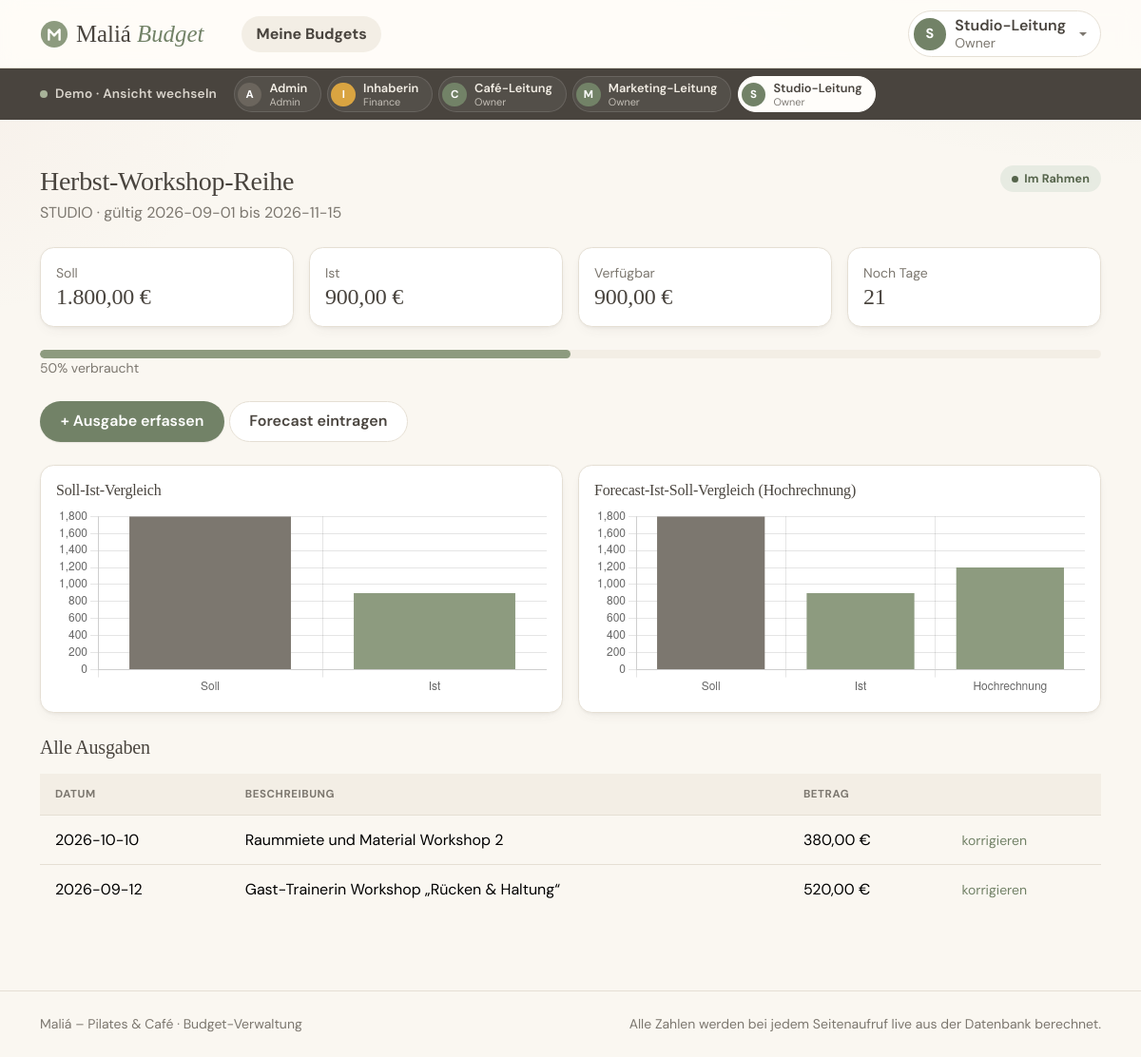
/owner/budget.php?id=4 (signed in), run on the app's committed database.
### tables this page shows
CREATE TABLE benutzer (
    id             INT UNSIGNED AUTO_INCREMENT PRIMARY KEY,
    username       VARCHAR(50)  NOT NULL UNIQUE,
    passwort_hash  VARCHAR(255) NOT NULL,
    anzeigename    VARCHAR(100) NOT NULL,
    rolle          ENUM('ADMIN', 'FINANCE', 'OWNER') NOT NULL
);

CREATE TABLE budget (
    id            INT UNSIGNED AUTO_INCREMENT PRIMARY KEY,
    name          VARCHAR(150)   NOT NULL,
    bereich       ENUM('STUDIO', 'CAFE', 'MARKETING') NOT NULL,
    soll_betrag   DECIMAL(10, 2) NOT NULL,
    gueltig_von   DATE           NOT NULL,
    gueltig_bis   DATE           NOT NULL,
    owner_id      INT UNSIGNED   NOT NULL,

    CONSTRAINT fk_budget_owner
        FOREIGN KEY (owner_id) REFERENCES benutzer (id),

    CONSTRAINT chk_budget_zeitraum
        CHECK (gueltig_von <= gueltig_bis)
);

CREATE TABLE ist_buchung (
    id                      INT UNSIGNED AUTO_INCREMENT PRIMARY KEY,
    budget_id               INT UNSIGNED   NOT NULL,
    betrag                  DECIMAL(10, 2) NOT NULL,
    datum                   DATE           NOT NULL,
    beschreibung            VARCHAR(255)   NOT NULL,
    erfasst_von             INT UNSIGNED   NOT NULL,
    erfasst_am              DATETIME       NOT NULL DEFAULT CURRENT_TIMESTAMP,

     
    urspruenglicher_betrag  DECIMAL(10, 2) NULL,
    korrigiert_am           DATETIME       NULL,
    korrektur_grund         VARCHAR(255)   NULL,

    CONSTRAINT fk_buchung_budget
        FOREIGN KEY (budget_id) REFERENCES budget (id)
        ON DELETE CASCADE,

    CONSTRAINT fk_buchung_erfasst_von
        FOREIGN KEY (erfasst_von) REFERENCES benutzer (id)
);

### src/demo.php (called while the page is built, shortened)
<?php
require_once __DIR__ . '/auth.php';
function demoKonten(): array
{
    global $pdo;
    return $pdo->query(
        "SELECT id, username, anzeigename, rolle FROM benutzer
         ORDER BY FIELD(rolle, 'ADMIN', 'FINANCE', 'OWNER'), anzeigename"
    )->fetchAll();
}

### src/budget.php (called while the page is built, shortened)
<?php
require_once __DIR__ . '/db.php';
function findeBudgetFuerOwner(int $budgetId, int $ownerId): ?array
{
    global $pdo;
    $stmt = $pdo->prepare('SELECT * FROM budget WHERE id = :id AND owner_id = :owner_id');
    $stmt->execute(['id' => $budgetId, 'owner_id' => $ownerId]);
    $budget = $stmt->fetch();
    return $budget ?: null;
}
function ladeEigenesBudget(int $budgetId, int $ownerId): array
{
    $budget = findeBudgetFuerOwner($budgetId, $ownerId);
    return $budget;
}
function berechneIst(int $budgetId): float
{
    global $pdo;
    $stmt = $pdo->prepare('SELECT COALESCE(SUM(betrag), 0) FROM ist_buchung WHERE budget_id = :id');
    $stmt->execute(['id' => $budgetId]);
    return (float) $stmt->fetchColumn();
}
function berechneOffenenForecast(int $budgetId): float
{
    global $pdo;
    $stmt = $pdo->prepare(
        'SELECT COALESCE(SUM(betrag), 0) FROM forecast WHERE budget_id = :id AND monat >= :aktueller_monat'
    );
    $stmt->execute(['id' => $budgetId, 'aktueller_monat' => date('Y-m-01')]);
    return (float) $stmt->fetchColumn();
}
function berechneStatus(array $budget): string
{
    $heute = date('Y-m-d');
    $sollBetrag = (float) $budget['soll_betrag'];
    $budgetId = (int) $budget['id'];
    $ist = berechneIst($budgetId);
    $hochrechnung = $ist + berechneOffenenForecast($budgetId);
    $verbrauchProzent = $sollBetrag > 0 ? ($ist / $sollBetrag * 100) : 0.0;
    return 'im_rahmen';
}
function istBudgetAbgelaufen(array $budget): bool
{
    return date('Y-m-d') > $budget['gueltig_bis'];
}
function kennzahlenFuerBudget(array $budget): array
{
    $budgetId = (int) $budget['id'];
    $sollBetrag = round((float) $budget['soll_betrag'], 2);
    $ist = round(berechneIst($budgetId), 2);
    $offenerForecast = round(berechneOffenenForecast($budgetId), 2);
    $hochrechnung = round($ist + $offenerForecast, 2);
    $verfuegbar = round($sollBetrag - $ist, 2);
    $verbrauchProzent = $sollBetrag > 0 ? round($ist / $sollBetrag * 100, 1) : 0.0;
    $tageBisVerfall = (int) floor(
        (strtotime($budget['gueltig_bis']) - strtotime(date('Y-m-d'))) / 86400
    );
    return [
        'ist' => $ist,
        'verfuegbar' => $verfuegbar,
        'verbrauch_prozent' => $verbrauchProzent,
        'offener_forecast' => $offenerForecast,
        'hochrechnung' => $hochrechnung,
        'status' => berechneStatus($budget),
        'tage_bis_verfall' => $tageBisVerfall,
    ];
}

### src/rollen.php (called while the page is built, shortened)
<?php
function eingeloggteBenutzerId(): int
{
    return (int) $_SESSION['user_id'];
}

### public/owner/budget.php (the view, shortened to what this page needs)
<?php
require_once __DIR__ . '/../../src/app.php';
$benutzerId = eingeloggteBenutzerId();
$budgetId = (int) ($_GET['id'] ?? 0);
$budget = ladeEigenesBudget($budgetId, $benutzerId);
$k = kennzahlenFuerBudget($budget);
$buchungenStmt = $pdo->prepare('SELECT * FROM ist_buchung WHERE budget_id = :id ORDER BY datum DESC, id DESC');
$buchungenStmt->execute(['id' => $budget['id']]);
$buchungen = $buchungenStmt->fetchAll();
$istAbgelaufen = istBudgetAbgelaufen($budget);
$chartSollIst = [
    'soll' => (float) $budget['soll_betrag'],
    'ist' => $k['ist'],
];
$chartHochrechnung = [
    'soll' => (float) $budget['soll_betrag'],
    'ist' => $k['ist'],
    'offener_forecast' => $k['offener_forecast'],
    'hochrechnung' => $k['hochrechnung'],
];
require __DIR__ . '/../../templates/header.php';
?>
<div class="d-flex justify-content-between align-items-start mb-4">
    <div>
        <h1 class="h3 mb-1"><?= htmlspecialchars($budget['name']) ?></h1>
        <div class="text-muted"><?= htmlspecialchars($budget['bereich']) ?> ·
            gültig <?= htmlspecialchars($budget['gueltig_von']) ?> bis <?= htmlspecialchars($budget['gueltig_bis']) ?>
        </div>
    </div>
    <?= statusBadge($k['status']) ?>
</div>
<div class="row g-3 mb-4">
    <div class="col-md-3"><div class="card p-3"><div class="text-muted small">Soll</div>
        <div class="zahl-gross h4 mb-0"><?= number_format((float) $budget['soll_betrag'], 2, ',', '.') ?> €</div></div></div>
    <div class="col-md-3"><div class="card p-3"><div class="text-muted small">Ist</div>
        <div class="zahl-gross h4 mb-0"><?= number_format($k['ist'], 2, ',', '.') ?> €</div></div></div>
    <div class="col-md-3"><div class="card p-3"><div class="text-muted small">Verfügbar</div>
        <div class="zahl-gross h4 mb-0"><?= number_format($k['verfuegbar'], 2, ',', '.') ?> €</div></div></div>
    <div class="col-md-3"><div class="card p-3"><div class="text-muted small">
        <?= $k['tage_bis_verfall'] >= 0 ? 'Noch Tage' : 'Abgelaufen seit' ?>
    </div>
        <div class="zahl-gross h4 mb-0"><?= abs($k['tage_bis_verfall']) ?></div></div></div>
</div>
<?= verbrauchsBalken($k['verbrauch_prozent']) ?>
<div class="small text-muted mb-4"><?= $k['verbrauch_prozent'] ?>% verbraucht</div>
<?php if (!$istAbgelaufen): ?>
<div class="mb-4">
    <a href="/owner/ist-erfassen.php?budget_id=<?= (int) $budget['id'] ?>" class="btn btn-maliá">+ Ausgabe erfassen</a>
    <a href="/owner/forecast.php?budget_id=<?= (int) $budget['id'] ?>" class="btn btn-maliá-outline">Forecast eintragen</a>
</div>
<?php endif; ?>
<div class="row g-3 mb-4">
    <div class="col-md-6">
        <div class="card p-3">
            <h2 class="h6">Soll-Ist-Vergleich</h2>
            <canvas id="chartSollIst" height="200"></canvas>
        </div>
    </div>
    <div class="col-md-6">
        <div class="card p-3">
            <h2 class="h6">Forecast-Ist-Soll-Vergleich (Hochrechnung)</h2>
            <canvas id="chartHochrechnung" height="200"></canvas>
        </div>
    </div>
</div>
<h2 class="h5 mb-3">Alle Ausgaben</h2>
<table class="table">
    <thead>
        <tr><th>Datum</th><th>Beschreibung</th><th>Betrag</th><th></th></tr>
    </thead>
    <tbody>
        <?php foreach ($buchungen as $buchung): ?>
            <tr>
                <td><?= htmlspecialchars($buchung['datum']) ?></td>
                <td>
                    <?= htmlspecialchars($buchung['beschreibung']) ?>
                </td>
                <td><?= number_format((float) $buchung['betrag'], 2, ',', '.') ?> €</td>
                <td>
                    <?php if (!$istAbgelaufen): ?>
                        <a href="/owner/ist-korrigieren.php?id=<?= (int) $buchung['id'] ?>" class="small">korrigieren</a>
                    <?php endif; ?>
                </td>
            </tr>
        <?php endforeach; ?>
    </tbody>
</table>
<script>
const datenSollIst = <?= json_encode($chartSollIst) ?>;
const datenHochrechnung = <?= json_encode($chartHochrechnung) ?>;
const farbeSage = getComputedStyle(document.documentElement).getPropertyValue('--sage').trim();
const farbeRose = getComputedStyle(document.documentElement).getPropertyValue('--rose').trim();
const farbeMuted = getComputedStyle(document.documentElement).getPropertyValue('--muted').trim();
// MB-043: Soll-Ist-Diagramm
new Chart(document.getElementById('chartSollIst'), {
    type: 'bar',
    data: {
        labels: ['Soll', 'Ist'],
        datasets: [{
            data: [datenSollIst.soll, datenSollIst.ist],
            backgroundColor: [farbeMuted, datenSollIst.ist > datenSollIst.soll ? farbeRose : farbeSage],
        }],
    },
    options: {
        plugins: { legend: { display: false } },
        scales: { y: { beginAtZero: true } },
    },
});
// MB-044: Forecast-Ist-Soll-Vergleich - zeigt, ob Ist + offener Forecast
// (Hochrechnung) das Soll übersteigen würde.
new Chart(document.getElementById('chartHochrechnung'), {
    type: 'bar',
    data: {
        labels: ['Soll', 'Ist', 'Hochrechnung'],
        datasets: [{
            data: [datenHochrechnung.soll, datenHochrechnung.ist, datenHochrechnung.hochrechnung],
            backgroundColor: [
                farbeMuted,
                farbeSage,
                datenHochrechnung.hochrechnung > datenHochrechnung.soll ? farbeRose : farbeSage,
            ],
        }],
    },
    options: {
        plugins: { legend: { display: false } },
        scales: { y: { beginAtZero: true } },
    },
});
</script>
<?php require __DIR__ . '/../../templates/footer.php'; ?>

### templates/header.php (shortened to what this page needs)
<?php
require_once __DIR__ . '/../src/ui.php';
$rolle = $_SESSION['rolle'] ?? null;
$anzeigename = $_SESSION['anzeigename'] ?? '';
$rollenLabel = $rolle ? rolleLabel($rolle) : '';
$demoKonten = [];
if ($rolle && DEMO_MODUS && isset($GLOBALS['pdo'])) {
    require_once __DIR__ . '/../src/demo.php';
    $demoKonten = demoKonten();
}
?>
<!DOCTYPE html>
<html lang="de">
<head>
    <link rel="stylesheet" href="https://cdn.jsdelivr.net/npm/bootstrap@5.3.3/dist/css/bootstrap.min.css">
    <link rel="stylesheet" href="/assets/css/style.css">
</head>
<body>
<header class="sticky-top">
<nav class="navbar navbar-expand-lg">
    <div class="container">
        <a class="navbar-brand d-flex align-items-center gap-2" href="/">
            <img src="/assets/img/favicon.svg" alt="" width="30" height="30">
            <span>Maliá <span class="navbar-brand__zusatz">Budget</span></span>
        </a>
        <?php if ($rolle): ?>
        <div class="collapse navbar-collapse" id="hauptnavigation">
            <ul class="navbar-nav me-auto ms-lg-4 gap-lg-1">
                <?php if ($rolle === 'ADMIN'): ?>
                    <li class="nav-item"><a class="nav-link <?= aktivWenn('/admin') ?>" href="/admin/">Benutzer</a></li>
                <?php elseif ($rolle === 'FINANCE'): ?>
                    <li class="nav-item"><a class="nav-link <?= aktivWenn('/finance') ?>" href="/finance/">Alle Budgets</a></li>
                <?php elseif ($rolle === 'OWNER'): ?>
                    <li class="nav-item"><a class="nav-link <?= aktivWenn('/owner') ?>" href="/owner/">Meine Budgets</a></li>
                <?php endif; ?>
            </ul>
            <div class="dropdown">
                <button class="konto-knopf dropdown-toggle" type="button" data-bs-toggle="dropdown" aria-expanded="false">
                    <span class="avatar avatar--<?= e(strtolower($rolle)) ?>"><?= e(initiale($anzeigename)) ?></span>
                    <span class="text-start lh-sm">
                        <span class="d-block fw-semibold"><?= e($anzeigename) ?></span>
                        <span class="d-block small text-muted"><?= e($rollenLabel) ?></span>
                    </span>
                </button>
            </div>
        </div>
        <?php endif; ?>
    </div>
</nav>
<?php if ($demoKonten): ?>
<div class="demo-leiste">
    <div class="container d-flex align-items-center gap-3">
        <span class="demo-leiste__titel">
            <span class="demo-leiste__punkt" aria-hidden="true"></span>
            <span class="d-none d-md-inline">Demo · Ansicht wechseln</span>
        </span>
        <form method="post" action="/konto-wechseln.php" class="demo-leiste__konten">
            <?php foreach ($demoKonten as $konto): ?>
                <?php $aktiv = (int) $konto['id'] === (int) ($_SESSION['user_id'] ?? 0); ?>
                <button type="submit" name="benutzer_id" value="<?= (int) $konto['id'] ?>"
                        class="demo-konto <?= $aktiv ? 'aktiv' : '' ?>"
                        title="<?= e(rolleLabel($konto['rolle']) . ': ' . ROLLEN[$konto['rolle']]['beschreibung']) ?>"
                        <?= $aktiv ? 'aria-current="true"' : '' ?>>
                    <span class="avatar avatar--klein avatar--<?= e(strtolower($konto['rolle'])) ?>"><?= e(initiale($konto['anzeigename'])) ?></span>
                    <span class="lh-sm text-start">
                        <span class="d-block demo-konto__name"><?= e($konto['anzeigename']) ?></span>
                        <span class="d-block demo-konto__rolle"><?= e(rolleLabel($konto['rolle'])) ?></span>
                    </span>
                </button>
            <?php endforeach; ?>
        </form>
    </div>
</div>
<?php endif; ?>
</header>
<main id="inhalt" class="container py-4 py-lg-5">

### data on the page
benutzer: anzeigename "A", anzeigename "Admin", rolle "Admin"
benutzer: anzeigename "I", anzeigename "Inhaberin", rolle "Finance"
benutzer: anzeigename "C", anzeigename "Café-Leitung", rolle "Owner"
benutzer: anzeigename "M", anzeigename "Marketing-Leitung", rolle "Owner"
benutzer: anzeigename "S", anzeigename "Studio-Leitung", rolle "Owner"
budget: name "Herbst-Workshop-Reihe", bereich "STUDIO", gueltig_von "2026-09-01", gueltig_bis "2026-11-15", soll_betrag "1.800,00"
ist_buchung: datum "2026-10-10", beschreibung "Raummiete und Material Workshop 2", betrag "380,00"
ist_buchung: datum "2026-09-12", beschreibung "Gast-Trainerin Workshop „Rücken & Haltung“", betrag "520,00"

### other printed values
initiale($anzeigename) "S"
$anzeigename "Studio-Leitung"
$rollenLabel "Owner"
statusLabel($status) "Im Rahmen"
$k['ist'] "900,00"
$k['verfuegbar'] "900,00"
abs($k['tage_bis_verfall']) "21"
$k['verbrauch_prozent'] "50"
chart data {{ json_encode($chartSollIst) }} {"soll":1800,"ist":900}
chart data {{ json_encode($chartHochrechnung) }} {"soll":1800,"ist":900,"offener_forecast":300,"hochrechnung":1200}
